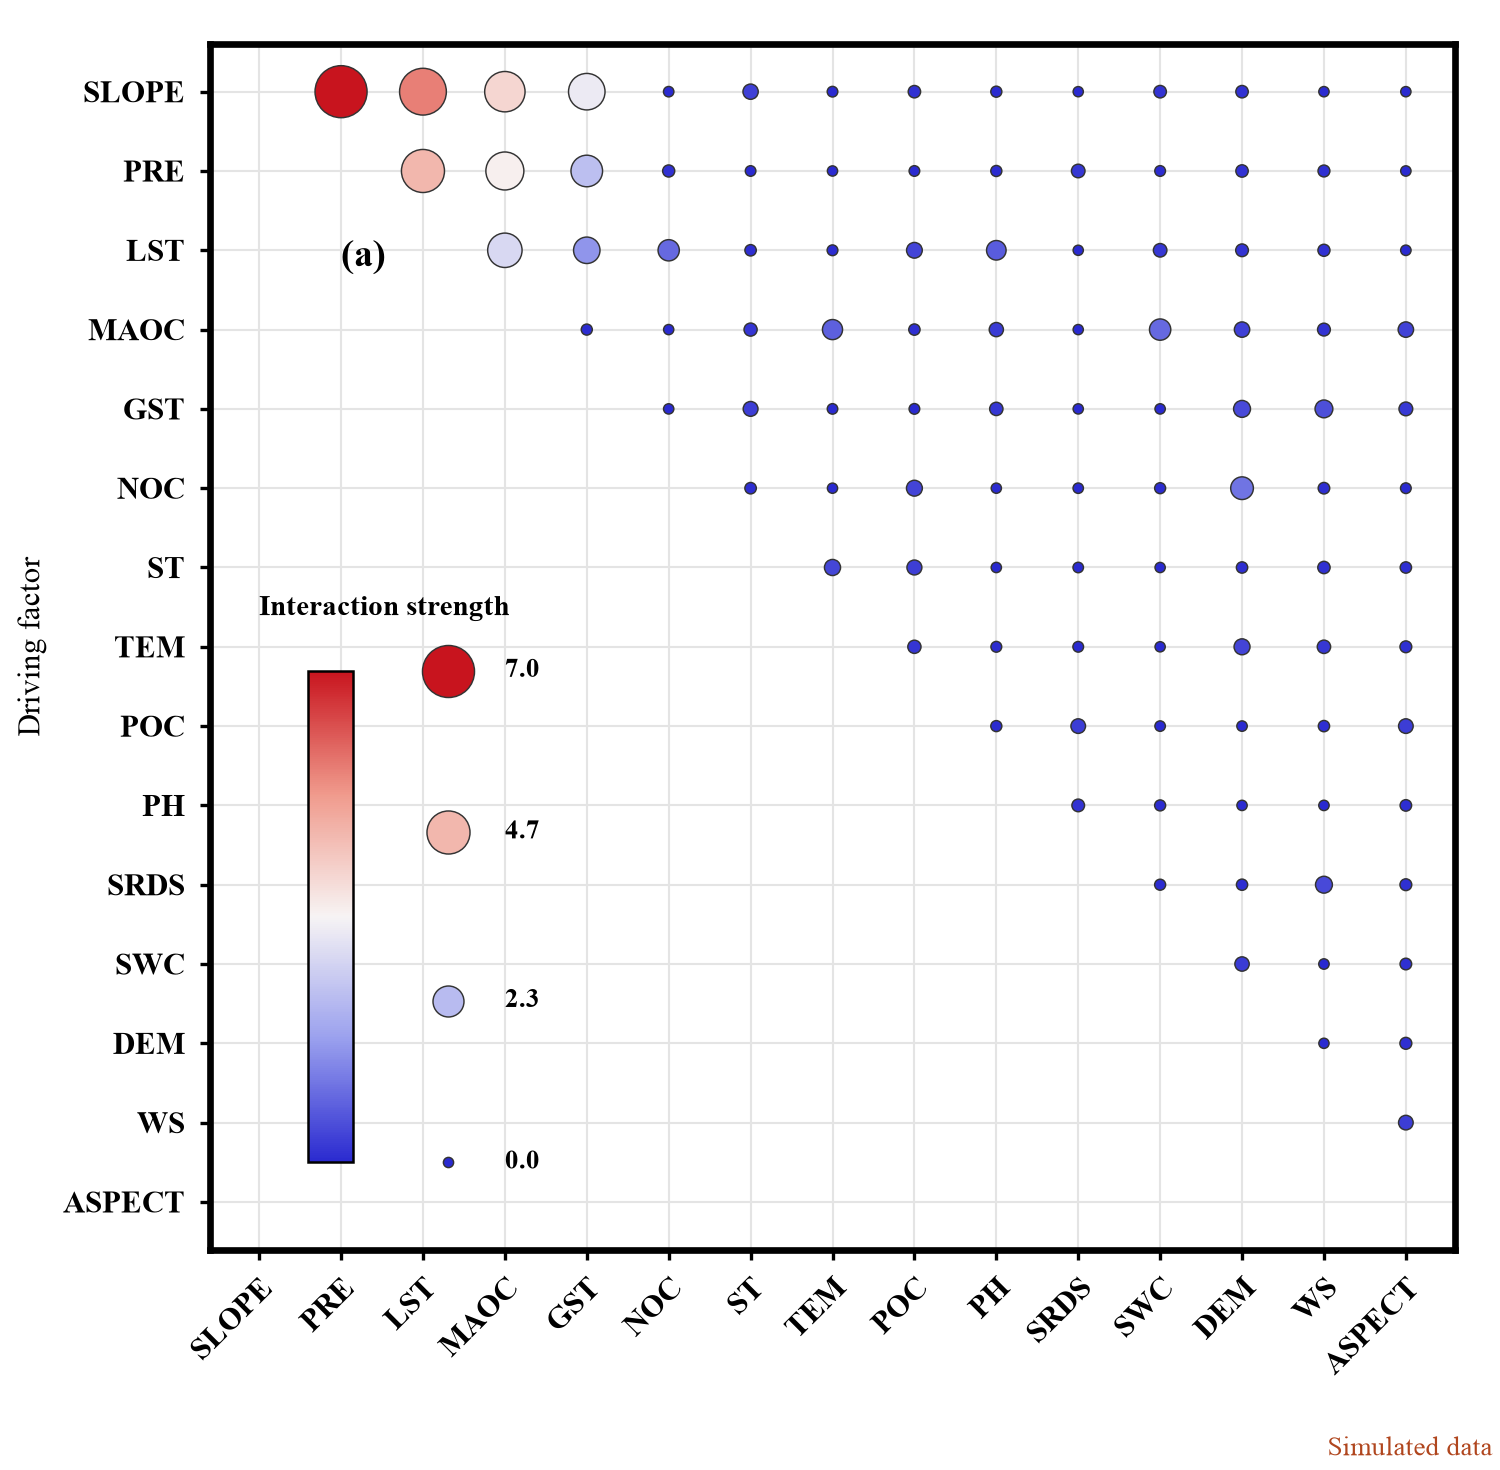

Here is the Python script that generated this plot:
"""Upper-triangle bubble matrix: size and colour both encode the value, legend tucked into the empty corner.

Drawn after exemplar 7685907497739889910_0008 (one of its six colourways; swap CMAP for the others).

*** SIMULATED DATA *** generated below with a fixed seed. Replace `names` and `val`
(a symmetric variable-by-variable matrix of non-negative strengths).
"""
from pathlib import Path

import matplotlib.pyplot as plt
import numpy as np
from matplotlib.cm import ScalarMappable
from matplotlib.colors import LinearSegmentedColormap, Normalize

OUT = Path(__file__).with_suffix(".png")
CMAP = LinearSegmentedColormap.from_list("blue_white_red", ["#2a2ad0", "#9aa0ee", "#f7f4f4", "#f09a8c", "#c8141e"])
names = ["SLOPE", "PRE", "LST", "MAOC", "GST", "NOC", "ST", "TEM", "POC", "PH", "SRDS", "SWC", "DEM", "WS", "ASPECT"]

rng = np.random.default_rng(8)
n = len(names)
val = np.triu(rng.gamma(0.5, 0.35, (n, n)), 1)
val[0, 1:5] = [7.0, 5.6, 4.1, 3.3]; val[1, 2:5] = [4.7, 3.6, 2.4]; val[2, 3:5] = [2.9, 1.6]     # strong cluster at top-left
norm = Normalize(0, val.max())
size = lambda v: 6 + 150 * norm(v)

plt.rcParams.update({"font.family": "Times New Roman", "font.size": 7.5, "font.weight": "bold", "pdf.fonttype": 42,
                     "axes.linewidth": 1.6})
fig, ax = plt.subplots(figsize=(5.0, 4.9))
fig.subplots_adjust(left=0.14, right=0.97, top=0.97, bottom=0.15)
i, j = np.triu_indices(n, 1)
ax.scatter(j, i, s=size(val[i, j]), c=val[i, j], cmap=CMAP, norm=norm, edgecolors="#333333", linewidths=0.35, zorder=3)
ax.set_xlim(-0.6, n - 0.4); ax.set_ylim(n - 0.4, -0.6)
ax.set_xticks(range(n), names, rotation=45, ha="right", rotation_mode="anchor")
ax.set_yticks(range(n), names)
ax.grid(color="#e4e4e4", lw=0.5)
ax.set_axisbelow(True)
ax.tick_params(length=2.5)
ax.text(1.0, 2.2, "(a)", fontsize=9)
ax.set_ylabel("Driving factor")

# legend in the empty lower-left corner: a colour bar and a column of size samples for the same values
ticks = np.round(np.linspace(0, val.max(), 4), 1)
ax.text(0.0, 6.6, "Interaction strength", fontsize=7)
cax = ax.inset_axes([0.6, 7.3, 0.55, 6.2], transform=ax.transData)
cb = fig.colorbar(ScalarMappable(norm, CMAP), cax=cax, ticks=[])
cb.outline.set_linewidth(0.6)
for t in ticks:
    yy = 13.5 - 6.2 * norm(t)
    ax.scatter(2.3, yy, s=size(t), c=[CMAP(norm(t))], edgecolors="#333333", linewidths=0.35, zorder=3, clip_on=False)
    ax.text(3.0, yy, f"{t:.1f}", va="center", fontsize=6.5)

fig.text(0.995, 0.006, "Simulated data", ha="right", va="bottom", fontsize=6.5, color="#b0461e", fontweight="normal")
fig.savefig(OUT, dpi=300)
print(OUT)
